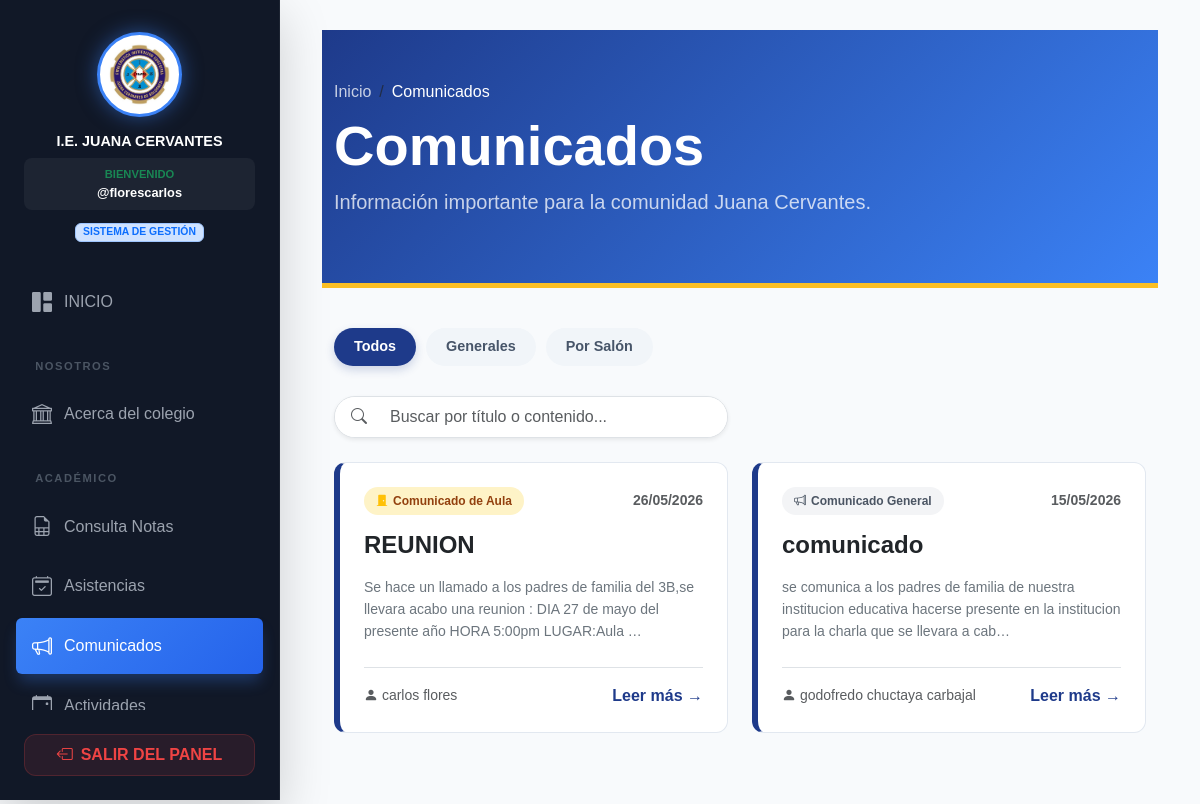
Screenshot of /comunicados/ (signed in) with the database file from the repository.
### gestion/models.py (models this page shows, shortened)
class Comunicado(models.Model):
    TIPO_CHOICES = [
        ('GENERAL', 'Comunicado General'),
        ('AULA', 'Comunicado de Aula'),
        ('ATENCION', 'Llamada de Atención / Incidente'),
    ]
    titulo = models.CharField(max_length=200)
    contenido = models.TextField()
    tipo = models.CharField(max_length=20, choices=TIPO_CHOICES, default='GENERAL')
    es_general = models.BooleanField(default=False)
    grado = models.CharField(max_length=10, blank=True, null=True)
    seccion = models.CharField(max_length=1, blank=True, null=True)
    fecha_publicacion = models.DateTimeField(auto_now_add=True)
    autor = models.ForeignKey(User, on_delete=models.SET_NULL, null=True)

### gestion/views.py (the view)
# urls.py: path('comunicados/', views.comunicados_view, name='comunicados'),
def comunicados_view(request):
    if not request.user.is_authenticated and not request.session.get('es_invitado'):
        return redirect(f"{reverse('registro_padre')}?next={request.path}")
    es_invitado = request.session.get('es_invitado', False)
    esta_autenticado = request.user.is_authenticated
    if esta_autenticado and hasattr(request.user, 'perfil') and request.user.perfil.rol == 'PADRE' and request.user.perfil.esta_aprobado:
        try:
            estudiante = Estudiante.objects.get(dni=request.user.perfil.dni_hija)
            comunicados = Comunicado.objects.filter(
                Q(es_general=True) |
                Q(tipo='AULA', grado=estudiante.grado, seccion=estudiante.seccion)
            ).order_by('-fecha_publicacion')
        except Estudiante.DoesNotExist:
            comunicados = Comunicado.objects.filter(es_general=True).order_by('-fecha_publicacion')
        user_aprobado = True
    elif esta_autenticado:
        comunicados = Comunicado.objects.all().order_by('-fecha_publicacion')
        user_aprobado = True
    else:
        comunicados = Comunicado.objects.filter(es_general=True).order_by('-fecha_publicacion')
        user_aprobado = False
    return render(request, 'academico/comunicados.html', {
        'comunicados': comunicados,
        'user_aprobado': user_aprobado,
        'es_invitado': es_invitado
    })

### gestion/templates/academico/comunicados.html (shortened to what this page needs)
{% extends 'base.html' %}
{% block content %}
<div class="main-comunicados">
    <div class="header-banner">
        <div class="container">
            <nav aria-label="breadcrumb">
                <ol class="breadcrumb mb-2">
                    <li class="breadcrumb-item"><a href="#" class="text-white opacity-75 text-decoration-none">Inicio</a></li>
                    <li class="breadcrumb-item active text-white">Comunicados</li>
                </ol>
            </nav>
            <h1 class="display-4 fw-bold">Comunicados</h1>
            <p class="opacity-75 lead">Información importante para la comunidad Juana Cervantes.</p>
        </div>
    </div>
    <div class="container">
        <div class="filters-container">
            <button class="btn-filter active" data-filter="TODOS">Todos</button>
            <button class="btn-filter" data-filter="GENERAL">Generales</button>
            {% if user.is_authenticated %}
                <button class="btn-filter" data-filter="AULA">Por Salón</button>
            {% endif %}
            </div>
        <div class="row mb-4">
            <div class="col-md-6">
                <div class="input-group shadow-sm rounded-pill overflow-hidden bg-white border">
                    <span class="input-group-text bg-white border-0 ps-3"><i class="bi bi-search text-muted"></i></span>
                    <input type="text" id="busc" class="form-control border-0 py-2" placeholder="Buscar por título o contenido...">
                </div>
            </div>
        </div>
        <div class="row g-4" id="lista-com">
            {% for c in comunicados %}
            <div class="col-md-6 card-item" data-tipo="{{ c.tipo }}">
                <div class="card comm-card p-4">
                    <div class="d-flex justify-content-between align-items-center mb-3">
                        <span class="badge-type
                            {% if c.tipo == 'GENERAL' %}bg-gral
                            {% elif c.tipo == 'AULA' %}bg-aula
                            {% else %}bg-alert{% endif %}">
                            <i class="bi
                                {% if c.tipo == 'GENERAL' %}bi-megaphone
                                {% elif c.tipo == 'AULA' %}bi-door-closed-fill text-warning
                                {% else %}bi-exclamation-triangle{% endif %}"></i>
                            {{ c.get_tipo_display }}
                        </span>
                        <small class="text-muted fw-bold">{{ c.fecha_publicacion|date:"d/m/Y" }}</small>
                    </div>
                    <h4 class="fw-bold text-dark mb-3">{{ c.titulo }}</h4>
                    <p class="text-secondary small mb-4" style="line-height: 1.6;">
                        {{ c.contenido|truncatechars:140 }}
                    </p>
                    <div class="mt-auto pt-3 border-top d-flex justify-content-between align-items-center">
                        <span class="small text-muted">
                            <i class="bi bi-person-fill"></i> {{ c.autor.get_full_name|default:c.autor.username }}
                        </span>
                        <a class="btn-leer" onclick="abrirModal('{{ c.titulo }}', '{{ c.contenido|escapejs }}', '{{ c.tipo }}')">Leer más →</a>
                    </div>
                </div>
            </div>
            {% empty %}
            <div class="col-12 text-center py-5">
                <h3 class="text-muted opacity-50">No hay comunicados disponibles por ahora.</h3>
            </div>
            {% endfor %}
        </div>
    </div>
</div>
{% endblock %}

### gestion/templates/base.html (shortened to what this page needs)
{% load static %}
<!DOCTYPE html>
<html lang="es">
<head>
    <link href="https://cdn.jsdelivr.net/npm/bootstrap@5.3.0/dist/css/bootstrap.min.css" rel="stylesheet">
    <link rel="stylesheet" href="https://cdn.jsdelivr.net/npm/bootstrap-icons@1.11.0/font/bootstrap-icons.css">
</head>
<body>
    {% if user.is_authenticated or request.session.es_invitado %}
        <div class="sidebar shadow-lg" id="sidebar">
            <div class="sidebar-header">
                <div class="logo-container">
                    <img src="{% static 'inventario/logo.jpg' %}" alt="Logo" class="sidebar-logo">
                </div>
                <h6 class="text-white fw-bold mb-1" style="font-size: 0.9rem;">I.E. JUANA CERVANTES</h6>
                <div class="mt-2 mb-2 p-2 rounded-3" style="background: rgba(255,255,255,0.05);">
                    {% if user.is_authenticated %}
                        <div class="text-success fw-bold" style="font-size: 0.7rem;">BIENVENIDO</div>
                        <div class="text-white fw-bold" style="font-size: 0.8rem;">{{ user.username }}</div>
                    {% elif request.session.es_invitado %}
                        <div class="text-warning fw-bold" style="font-size: 0.7rem;">MODO INVITADO</div>
                    {% endif %}
                </div>
                <span class="badge bg-primary-subtle text-primary border border-primary-subtle" style="font-size: 0.65rem;">SISTEMA DE GESTIÓN</span>
            </div>
            <div class="nav-custom overflow-y-auto">
                <ul class="nav nav-pills flex-column">
                    <li class="nav-item">
                        <a href="{% url 'dashboard' %}" class="nav-link {% if request.resolver_match.url_name == 'dashboard' %}active{% endif %}">
                            <i class="bi bi-grid-1x2-fill"></i> INICIO
                        </a>
                    </li>
                    <li><div class="nav-section-title">NOSOTROS</div></li>
                    <li class="nav-item">
                        <a href="{% url 'info' %}" class="nav-link {% if request.resolver_match.url_name == 'info' %}active{% endif %}">
                            <i class="bi bi-bank"></i> Acerca del colegio
                        </a>
                    </li>
                    <li><div class="nav-section-title">ACADÉMICO</div></li>
                    <li class="nav-item">
                        <a href="{% url 'notas' %}" class="nav-link {% if request.resolver_match.url_name == 'notas' %}active{% endif %}">
                            <i class="bi bi-file-earmark-spreadsheet"></i> Consulta Notas
                        </a>
                    </li>
                    <li class="nav-item">
                        <a href="{% url 'asistencias' %}" class="nav-link {% if request.resolver_match.url_name == 'asistencias' %}active{% endif %}">
                            <i class="bi bi-calendar2-check"></i> Asistencias
                        </a>
                    </li>
                    <li class="nav-item">
                        <a href="{% url 'comunicados' %}" class="nav-link {% if request.resolver_match.url_name == 'comunicados' %}active{% endif %}">
                            <i class="bi bi-megaphone"></i> Comunicados
                        </a>
                    </li>
                    <li class="nav-item">
                        <a href="{% url 'actividades' %}" class="nav-link {% if request.resolver_match.url_name == 'actividades' %}active{% endif %}">
                            <i class="bi bi-calendar-event"></i> Actividades
                        </a>
                    </li>
                </ul>
            </div>
            <div class="sidebar-footer">
                <form action="{% url 'logout' %}" method="post">
                    <button type="submit" class="btn btn-logout w-100 p-2 d-flex align-items-center justify-content-center">
                        <i class="bi bi-box-arrow-left me-2"></i> SALIR DEL PANEL
                    </button>
                </form>
            </div>
        </div>
        <div class="main-content">
            <div class="container-fluid">
                {% block content %}{% endblock %}
            </div>
        </div>
    {% else %}
        <div class="login-screen">
            {% block guest_content %}{% endblock %}
        </div>
    {% endif %}
</body>
</html>

### gestion/templates/base.html (style rules this page uses)
html, body { max-width: 100%; overflow-x: hidden; background-color: #f8fafc; }
:root { --sidebar-bg: #111827; --sidebar-hover: #1f2937; --primary-blue: #3b82f6; --sidebar-width: 280px; --text-muted: #9ca3af; }
body { margin: 0; background-color: #f3f4f6; font-family: 'Plus Jakarta Sans', sans-serif; overflow-x: hidden; }
.sidebar { width: var(--sidebar-width); height: 100vh; background: var(--sidebar-bg); position: fixed; top: 0; left: 0; z-index: 1050; transition: all 0.3s cubic-bezier(0.4, 0, 0.2, 1); display: flex; flex-direction: column; border-right: 1px solid rgba(255,255,255,0.05); }
.sidebar-header { padding: 2rem 1.5rem; text-align: center; }
.logo-container { width: 85px; height: 85px; background: white; border-radius: 50%; margin: 0 auto 1rem; display: flex; align-items: center; justify-content: center; padding: 5px; box-shadow: 0 0 20px rgba(59, 130, 246, 0.5); border: 3px solid var(--primary-blue); }
.sidebar-logo { width: 100%; height: auto; border-radius: 50%; }
.main-content { margin-left: var(--sidebar-width); min-height: 100vh; padding: 30px; transition: all 0.3s ease; }
.nav-custom { padding: 0 1rem; }
.nav-link { transition: all 0.3s; border-radius: 12px; margin-bottom: 4px; color: var(--text-muted) !important; font-weight: 500; display: flex; align-items: center; padding: 0.8rem 1rem !important; }
.nav-link i { font-size: 1.25rem; margin-right: 12px; }
.nav-link.active { background: linear-gradient(135deg, var(--primary-blue), #2563eb) !important; color: #fff !important; box-shadow: 0 10px 15px -3px rgba(59, 130, 246, 0.3); }
.nav-section-title { font-size: 0.7rem; text-transform: uppercase; letter-spacing: 1.5px; color: #4b5563; margin: 1.5rem 0 0.75rem 1.2rem; font-weight: 700; }
.sidebar-footer { padding: 1.5rem; margin-top: auto; }
.btn-logout { background: rgba(239, 68, 68, 0.1); color: #ef4444; border-radius: 12px; border: 1px solid rgba(239, 68, 68, 0.2); transition: 0.3s; font-weight: 600; }

### gestion/templates/academico/comunicados.html (style rules this page uses)
:root { --primary: #1e3a8a; --accent: #fbbf24; --tag-gral: #f3f4f6; --text-gral: #4b5563; --tag-aula: #fef3c7; --text-aula: #92400e; --tag-alert: #fee2e2; --text-alert: #991b1b; }
body { background-color: #f8fafc; font-family: 'Urbanist', sans-serif; }
.main-comunicados { position: relative; min-height: 100vh; padding-bottom: 80px; }
.main-comunicados::before { content: ""; position: fixed; top: 55%; left: 50%; transform: translate(-50%, -50%); background-image: url('/static/inventario/logo.jpg'); background-repeat: no-repeat; background-position: center; background-size: 500px; opacity: 0.04; z-index: -1; pointer-events: none; }
.header-banner { background: linear-gradient(135deg, var(--primary) 0%, #3b82f6 100%); padding: 50px 0; color: white; border-bottom: 5px solid var(--accent); margin-bottom: 40px; }
.filters-container { display: flex; gap: 10px; flex-wrap: wrap; margin-bottom: 30px; }
.btn-filter { background-color: #f1f5f9; color: #475569; border: none; padding: 8px 20px; border-radius: 20px; font-weight: 600; font-size: 0.9rem; transition: all 0.3s ease; }
.btn-filter.active { background-color: var(--primary); color: white; box-shadow: 0 4px 10px rgba(30, 58, 138, 0.2); }
.comm-card { background: white; border-radius: 12px; border: 1px solid #e2e8f0; transition: 0.4s; border-left: 6px solid var(--primary); height: 100%; display: flex; flex-direction: column; }
.badge-type { padding: 5px 12px; border-radius: 20px; font-weight: 700; font-size: 0.75rem; display: inline-flex; align-items: center; gap: 5px; }
.bg-gral { background: var(--tag-gral); color: var(--text-gral); }
.bg-aula { background: var(--tag-aula); color: var(--text-aula); }
.btn-leer { color: var(--primary); font-weight: 700; text-decoration: none; cursor: pointer; transition: 0.2s; }

### rows the page displays
Comunicado: tipo "Comunicado de Aula", fecha_publicacion "26/05/2026", titulo "REUNION", contenido "Se hace un llamado a los padres de familia del 3B,se llevara acabo una reunion : DIA 27 de mayo del presente año HORA 5:00pm LUGAR:Aula …", autor.get_full_name "carlos flores"
Comunicado: tipo "Comunicado General", fecha_publicacion "15/05/2026", titulo "comunicado", contenido "se comunica a los padres de familia de nuestra institucion educativa hacerse presente en la institucion para la charla que se llevara a cab…", autor.get_full_name "godofredo chuctaya carbajal"

### other values shown
{{ user.username }} "@florescarlos"
